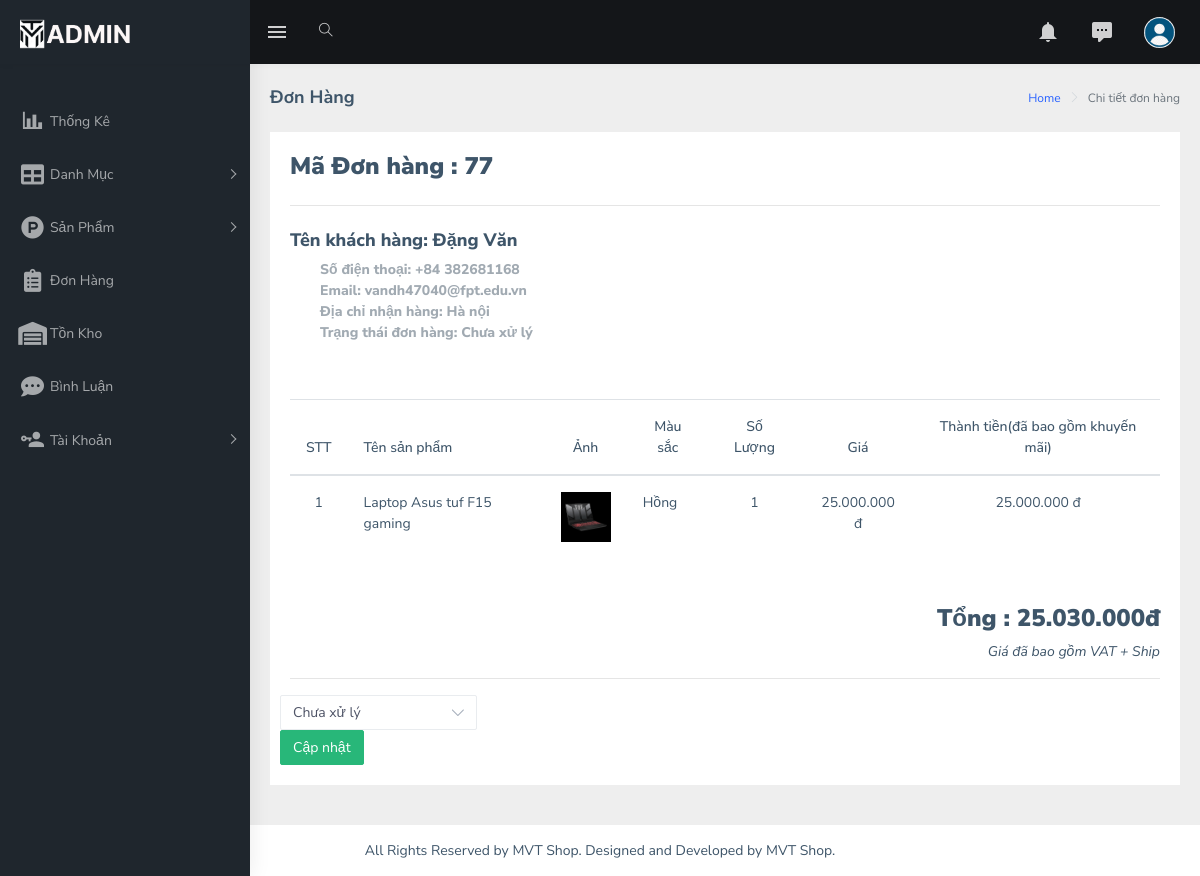
Screenshot of /admin/index.php?act=order_detail&order_id=77 (signed in) with the database file from the repository.
### tables this page shows
CREATE TABLE `order` (
  `order_id` int(11) NOT NULL,
  `customer_name` varchar(100) NOT NULL,
  `customer_address` varchar(255) NOT NULL,
  `order_status` tinyint(4) NOT NULL DEFAULT 0,
  `customer_phone` int(11) NOT NULL,
  `customer_email` varchar(50) NOT NULL,
  `user_id` int(11) DEFAULT NULL
);

CREATE TABLE `order_details` (
  `order_detail_id` int(11) NOT NULL,
  `product_id` int(11) NOT NULL,
  `order_id` int(11) NOT NULL,
  `product_price` int(11) NOT NULL,
  `voucher_id` int(11) DEFAULT NULL,
  `color_id` int(11) NOT NULL,
  `quantity` int(11) NOT NULL,
  `total_money` int(30) NOT NULL
);

CREATE TABLE `product` (
  `product_id` int(11) NOT NULL,
  `product_name` varchar(100) NOT NULL,
  `product_price` int(11) NOT NULL,
  `price_sale` int(30) DEFAULT NULL,
  `product_image` varchar(100) NOT NULL,
  `product_describe` text NOT NULL,
  `status` enum('Active','Inactive','','') NOT NULL,
  `category_id` int(11) NOT NULL,
  `brand_id` int(11) NOT NULL,
  `color_id` int(11) NOT NULL
);

CREATE TABLE `color` (
  `color_id` int(11) NOT NULL,
  `color_name` varchar(100) NOT NULL
);

### model/pdo.php (called while the page is built, shortened)
<?php
function pdo_get_connection(){
    $dburl = "mysql:host=localhost;dbname=group5_project1;charset=utf8";
    $username = 'root';
    $password = '';
    $conn = new PDO($dburl, $username, $password);
    $conn->setAttribute(PDO::ATTR_ERRMODE, PDO::ERRMODE_EXCEPTION);
    return $conn;
}
function pdo_query($sql){
    $sql_args = array_slice(func_get_args(), 1);
    try{
        $conn = pdo_get_connection();
        $stmt = $conn->prepare($sql);
        $stmt->execute($sql_args);
        $rows = $stmt->fetchAll();
        return $rows;
    }
    catch(PDOException $e){
        throw $e;
    }
    finally{
        unset($conn);
    }
}
function pdo_query_one($sql){
    $sql_args = array_slice(func_get_args(), 1);
    try{
        $conn = pdo_get_connection();
        $stmt = $conn->prepare($sql);
        $stmt->execute($sql_args);
        $row = $stmt->fetch(PDO::FETCH_ASSOC);
        return $row;
    }
    catch(PDOException $e){
        throw $e;
    }
    finally{
        unset($conn);
    }
}

### model/cart.php (called while the page is built, shortened)
<?php
function load_one_order($order_id)
{
    $sql = "SELECT * FROM `order` where order_id =$order_id";
    $order = pdo_query_one($sql);
    return $order;
}
function order_details($order_id)
{
    $sql = "SELECT * FROM order_details inner JOIN product ON order_details.product_id = product.product_id inner JOIN color ON order_details.color_id = color.color_id WHERE order_id = $order_id";
    $list_order_details = pdo_query($sql);
    return $list_order_details;
}

### admin/order/order-detail.php (the view, shortened to what this page needs)
<div id="main-wrapper">
    <div class="page-wrapper">
        <div class="page-breadcrumb">
            <div class="row">
                <div class="col-12 d-flex no-block align-items-center">
                    <h4 class="page-title">Đơn Hàng</h4>
                    <div class="ml-auto text-right">
                        <nav aria-label="breadcrumb">
                            <ol class="breadcrumb">
                                <li class="breadcrumb-item"><a href="#">Home</a></li>
                                <li class="breadcrumb-item active" aria-current="page">Chi tiết đơn hàng</li>
                            </ol>
                        </nav>
                    </div>
                </div>
            </div>
        </div>
        <div class="container-fluid">
            <div class="row">
                <div class="col-md-12">
                    <div class="card card-body printableArea">
                        <h3><b> Mã Đơn hàng : <?php echo $order['order_id'] ?></b> <span class="pull-right"></span></h3>
                        <hr>
                        <div class="row">
                            <div class="col-md-12">
                                <div class="pull-left text-left">
                                    <address>
                                        <h4 class="font-bold">Tên khách hàng: <?php if (!isset($order['customer_name'])) {
                                                echo $order['user'];
                                            } else {
                                                echo $order['customer_name'];
                                            }?></h4>
                                        <p class="text-muted m-l-30 font-bold">Số điện thoại: +84
                                            <?php echo $order['customer_phone'] ?>
                                            <br /> Email: <?php if (!isset($order['customer_email'])) {
                                            echo $order['email'];
                                            } else {
                                                echo $order['customer_email'];
                                            }?>
                                            <br /> Địa chỉ nhận hàng: <?php echo $order['customer_address'] ?>
                                            <br /> Trạng thái đơn hàng: <?php if($order['order_status'] == 0) { ?> Chưa
                                            xử lý
                                            <?php } elseif($order['order_status'] == 1) { ?> Đã xử lý
                                            <?php } elseif($order['order_status'] == 2) { ?> Đang giao Hàng
                                            <?php } elseif($order['order_status'] == 3) { ?> Chưa thanh toán
                                            <?php } elseif($order['order_status'] == 4) { ?> Đã thanh toán
                                            <?php } elseif($order['order_status'] == 5) { ?> Giao hàng thành công
                                            <?php } else{ ?> Hủy đơn
                                            <?php } ?>
                                        </p>
                                    </address>
                                </div>
                            </div>
                            <div class="col-md-12">
                                <div class="table-responsive m-t-40" style="clear: both;">
                                    <table class="table table-hover">
                                        <thead>
                                            <tr>
                                                <th class="text-center">STT</th>
                                                <th>Tên sản phẩm</th>
                                                <th class="text-center">Ảnh</th>
                                                <th class="text-center">Màu sắc</th>
                                                <th class="text-center">Số Lượng</th>
                                                <th class="text-center">Giá</th>
                                                <th class="text-center">Thành tiền(đã bao gồm khuyến mãi)</th>
                                            </tr>
                                        </thead>
                                        <tbody>
                                            <?php
                                            foreach($list_order_details as $key => $order_details) {
                                                ?>
                                            <tr>
                                                <td class="text-center"><?php echo $key + 1 ?></td>
                                                <td><?php echo $order_details['product_name'] ?></td>
                                                <td class="text-center"><img
                                                        src="upload/<?php echo $order_details['product_image']?>" alt=""
                                                        width="50px"></td>
                                                <td><?php echo $order_details['color_name'] ?></td>
                                                <td class="text-center"><?php echo $order_details['quantity'] ?></td>
                                                <td class="text-center">
                                                    <?php echo number_format($order_details['product_price'], 0, ',', '.')?>
                                                    đ</td>
                                                <td class="text-center">
                                                    <?php echo number_format($order_details['product_price'] * $order_details['quantity'], 0, ',', '.') ?>
                                                    đ </td>
                                            </tr>
                                            <?php } ?>
                                        </tbody>
                                    </table>
                                </div>
                            </div>
                            <div class="col-md-12">
                                <div class="pull-right m-t-30 text-right">
                                    <h3><b>Tổng :
                                            <?php echo number_format($order_details['total_money'], 0, ',', '.') ?>đ</b>
                                    </h3>
                                    <div class="note_price">
                                        <em>Giá đã bao gồm VAT + Ship</em>
                                    </div>
                                </div>
                                <hr>
                            </div>
                            <form action="index.php?act=update_order" method="post">
                                <select class="select2 form-control custom-select" id="" name="order_status"
                                    required="required">
                                    <?php if ($order['order_status'] == 0) {
                                        echo '<option value="0" selected hidden >Chưa xử lý</option>';
                                    } else if ($order['order_status'] == 1) {
                                        echo '<option value="1" selected hidden >Đã xử lý</option>';
                                    } else if ($order['order_status'] == 2) {
                                        echo '<option value="2" selected hidden >Đang giao hàng</option>';
                                    } else if ($order['order_status'] == 3) {
                                        echo '<option value="4" selected hidden >Giao thất bại</option>';
                                    } else if ($order['order_status'] == 4) {
                                        echo '<option value="5" selected hidden >Giao hàng thành công</option>';
                                    } else {
                                        echo '<option value="6" selected hidden >Hủy</option>';
                                    }
                                    ?>
                                </select>
                                <input type="submit" class="btn btn-success" value="Cập nhật" name="btn-update">
                            </form>
                        </div>
                    </div>
                </div>
            </div>
        </div>
    </div>
</div>

### rows the page displays
order: order_id "77", customer_name "Đặng Văn", customer_phone "382681168", customer_email "vandh47040@fpt.edu.vn", customer_address "Hà nội"
order_details: product.product_name "Laptop Asus tuf F15 gaming", product.product_image (picture), color.color_name "Hồng", quantity "1", product.product_price "25.000.000", $order_details['product_price'] * $order_details['quantity'] "25.000.000", total_money "25.030.000"
